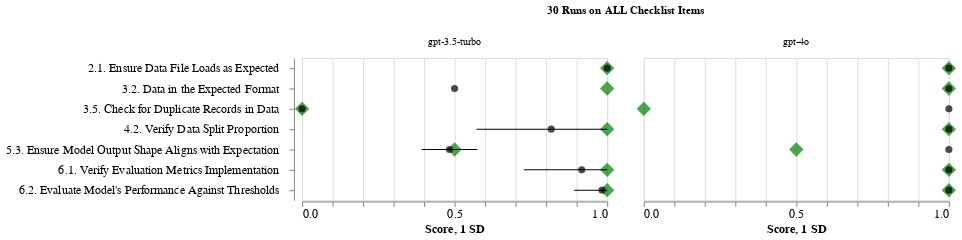

Notebook source saved alongside this figure:
### Code cell
df_repo_4o__stat = pd.read_csv('score_stat_by_repo_4o.csv')
df_repo_4o__stat_with_gt = df_repo_4o__stat.merge(gt, on=['id', 'title', 'repo'])
df_repo_4o__stat_with_gt['model'] = 'gpt-4o'

df_repo_35turbo__stat_with_gt = df_repo__stat_with_gt.query("repo == 'lightfm'").copy()
df_repo_35turbo__stat_with_gt['model'] = 'gpt-3.5-turbo'

df_model_comp = pd.concat(
    (df_repo_35turbo__stat_with_gt, df_repo_4o__stat_with_gt), 
    axis=0
)

base = alt.Chart(
    df_model_comp
).transform_calculate(
    min="max(0, datum.mean-datum.std)",
    max="min(1, datum.mean+datum.std)"
)
    
# generate the points
points = base.mark_point(
    filled=True,
    size=50,
    color='black'
).encode(
    x=alt.X('mean:Q').scale(domainMin=0, domainMax=1).title("Score").axis(
        labelExpr="datum.value % 0.5 ? null : datum.label"
    ),
    y=alt.Y('id_title:N', title=None, axis=alt.Axis(labelPadding=10, labelLimit=1000, grid=False))#.scale(domainMin=0, domainMax=1).title('Score'),
)

# generate the points for ground truth
gt_points = base.mark_point(
    filled=True,
    size=200,
    color='green',
    shape="diamond"
).encode(
    x=alt.X('ground_truth:Q'),
    y=alt.Y('id_title:N')
)

# generate the error bars
errorbars = base.mark_errorbar().encode(
    x=alt.X("min:Q").title('1 SD'), #"id:N",
    x2="max:Q",
    y="id_title:N"
)

(
    gt_points + points + errorbars
).facet(
    column=alt.Column(
        'model:N'
    ).title(
        "30 Runs on ALL Checklist Items"
    )
).configure_axis( 
    labelFontSize=12, 
    titleFontSize=12
)

### Figure 1 — Vega-Lite specification as saved in the notebook (floating-point values rounded to 4 significant figures)
{"config": {"view": {"continuousWidth": 300, "continuousHeight": 300}, "axis": {"labelFontSize": 12, "titleFontSize": 12}}, "data": {"name": "data-fa92dc5f0050e8b2ad7776e083e19b07"}, "facet": {"column": {"field": "model", "title": "30 Runs on ALL Checklist Items", "type": "nominal"}}, "spec": {"layer": [{"mark": {"type": "point", "color": "green", "filled": true, "shape": "diamond", "size": 200}, "encoding": {"x": {"field": "ground_truth", "type": "quantitative"}, "y": {"field": "id_title", "type": "nominal"}}, "transform": [{"calculate": "max(0, datum.mean-datum.std)", "as": "min"}, {"calculate": "min(1, datum.mean+datum.std)", "as": "max"}]}, {"mark": {"type": "point", "color": "black", "filled": true, "size": 50}, "encoding": {"x": {"axis": {"labelExpr": "datum.value % 0.5 ? null : datum.label"}, "field": "mean", "scale": {"domainMin": 0, "domainMax": 1}, "title": "Score", "type": "quantitative"}, "y": {"axis": {"grid": false, "labelLimit": 1000, "labelPadding": 10}, "field": "id_title", "title": null, "type": "nominal"}}, "transform": [{"calculate": "max(0, datum.mean-datum.std)", "as": "min"}, {"calculate": "min(1, datum.mean+datum.std)", "as": "max"}]}, {"mark": {"type": "errorbar"}, "encoding": {"x": {"field": "min", "title": "1 SD", "type": "quantitative"}, "x2": {"field": "max"}, "y": {"field": "id_title", "type": "nominal"}}, "transform": [{"calculate": "max(0, datum.mean-datum.std)", "as": "min"}, {"calculate": "min(1, datum.mean+datum.std)", "as": "max"}]}]}, "$schema": "https://vega.github.io/schema/vega-lite/v5.17.0.json", "datasets": {"data-fa92dc5f0050e8b2ad7776e083e19b07": [{"repo": "lightfm", "id": 2.1, "count": 30.0, "mean": 1.0, "std": 0.0, "title": "Ensure Data File Loads as Expected", "id_title": "2.1. Ensure Data File Loads as Expected", "ground_truth": 1.0, "model": "gpt-3.5-turbo"}, {"repo": "lightfm", "id": 3.2, "count": 30.0, "mean": 0.5, "std": 0.0, "title": "Data in the Expected Format", "id_title": "3.2. Data in the Expected Format", "ground_truth": 1.0, "model": "gpt-3.5-turbo"}, {"repo": "lightfm", "id": 3.5, "count": 30.0, "mean": 0.0, "std": 0.0, "title": "Check for Duplicate Records in Data", "id_title": "3.5. Check for Duplicate Records in Data", "ground_truth": 0.0, "model": "gpt-3.5-turbo"}, {"repo": "lightfm", "id": 4.2, "count": 30.0, "mean": 0.8167, "std": 0.2451, "title": "Verify Data Split Proportion", "id_title": "4.2. Verify Data Split Proportion", "ground_truth": 1.0, "model": "gpt-3.5-turbo"}, {"repo": "lightfm", "id": 5.3, "count": 30.0, "mean": 0.4833, "std": 0.09129, "title": "Ensure Model Output Shape Aligns with Expectation", "id_title": "5.3. Ensure Model Output Shape Aligns with Expectation", "ground_truth": 0.5, "model": "gpt-3.5-turbo"}, {"repo": "lightfm", "id": 6.1, "count": 30.0, "mean": 0.9167, "std": 0.1895, "title": "Verify Evaluation Metrics Implementation", "id_title": "6.1. Verify Evaluation Metrics Implementation", "ground_truth": 1.0, "model": "gpt-3.5-turbo"}, {"repo": "lightfm", "id": 6.2, "count": 30.0, "mean": 0.9833, "std": 0.09129, "title": "Evaluate Model's Performance Against Thresholds", "id_title": "6.2. Evaluate Model's Performance Against Thresholds", "ground_truth": 1.0, "model": "gpt-3.5-turbo"}, {"repo": "lightfm", "id": 2.1, "count": 30.0, "mean": 1.0, "std": 0.0, "title": "Ensure Data File Loads as Expected", "id_title": "2.1. Ensure Data File Loads as Expected", "ground_truth": 1.0, "model": "gpt-4o"}, {"repo": "lightfm", "id": 3.2, "count": 30.0, "mean": 1.0, "std": 0.0, "title": "Data in the Expected Format", "id_title": "3.2. Data in the Expected Format", "ground_truth": 1.0, "model": "gpt-4o"}, {"repo": "lightfm", "id": 3.5, "count": 30.0, "mean": 1.0, "std": 0.0, "title": "Check for Duplicate Records in Data", "id_title": "3.5. Check for Duplicate Records in Data", "ground_truth": 0.0, "model": "gpt-4o"}, {"repo": "lightfm", "id": 4.2, "count": 30.0, "mean": 1.0, "std": 0.0, "title": "Verify Data Split Proportion", "id_title": "4.2. Verify Data Split Proportion", "ground_truth": 1.0, "model": "gpt-4o"}, {"repo": "lightfm", "id": 5.3, "count": 30.0, "mean": 1.0, "std": 0.0, "title": "Ensure Model Output Shape Aligns with Expectation", "id_title": "5.3. Ensure Model Output Shape Aligns with Expectation", "ground_truth": 0.5, "model": "gpt-4o"}, {"repo": "lightfm", "id": 6.1, "count": 30.0, "mean": 1.0, "std": 0.0, "title": "Verify Evaluation Metrics Implementation", "id_title": "6.1. Verify Evaluation Metrics Implementation", "ground_truth": 1.0, "model": "gpt-4o"}, {"repo": "lightfm", "id": 6.2, "count": 30.0, "mean": 1.0, "std": 0.0, "title": "Evaluate Model's Performance Against Thresholds", "id_title": "6.2. Evaluate Model's Performance Against Thresholds", "ground_truth": 1.0, "model": "gpt-4o"}]}}
